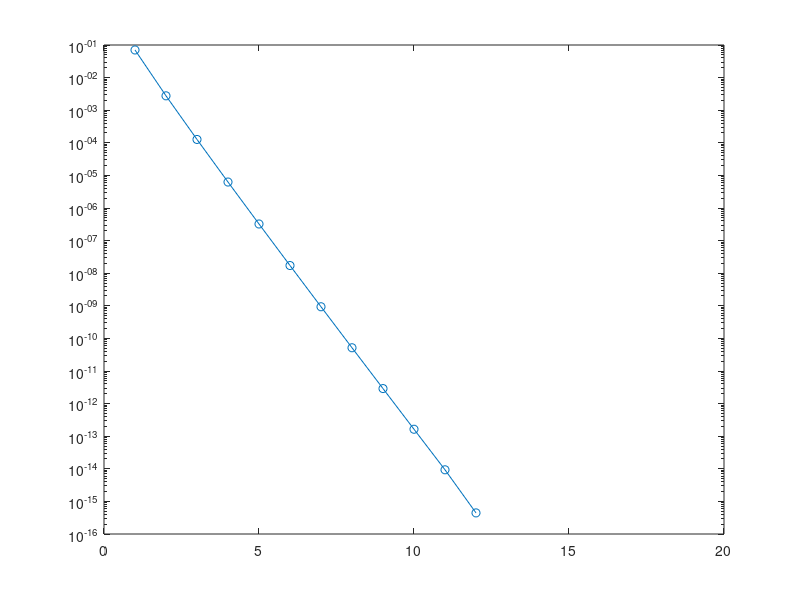

Recreate this plot in MATLAB.
n=15;                                             %maximalni pocet clenu
p=[];
for k=1:n
    p=[(-1)^(k-1)*(1/(2*k-1)), 0, p];             %koeficienty polynomu
    pi_k(k)=16*polyval(p,1/4)-4*polyval(p,79/401); %aproximace pi
end
e_k=pi_k-pi;                                      %absolutni chyba 
format long; 
fprintf('%2.0f:  %1.16f  %2.2d\n', [(1:n)' pi_k' abs(e_k)'].')
semilogy(abs(e_k),'o-');                          %graf v log skale

